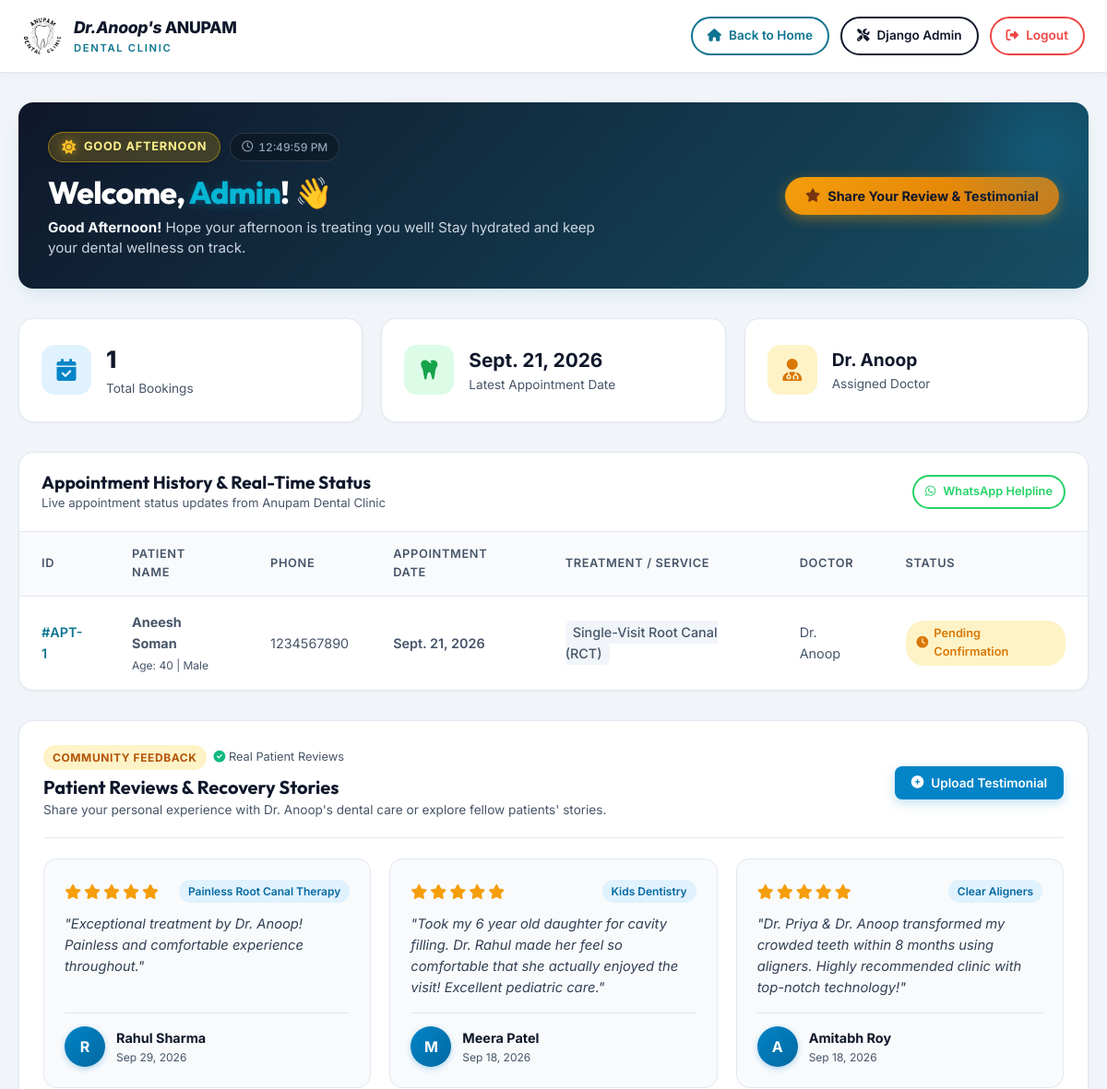
Before: /dashboardpatient/ (signed in, upper part) with the older database file.
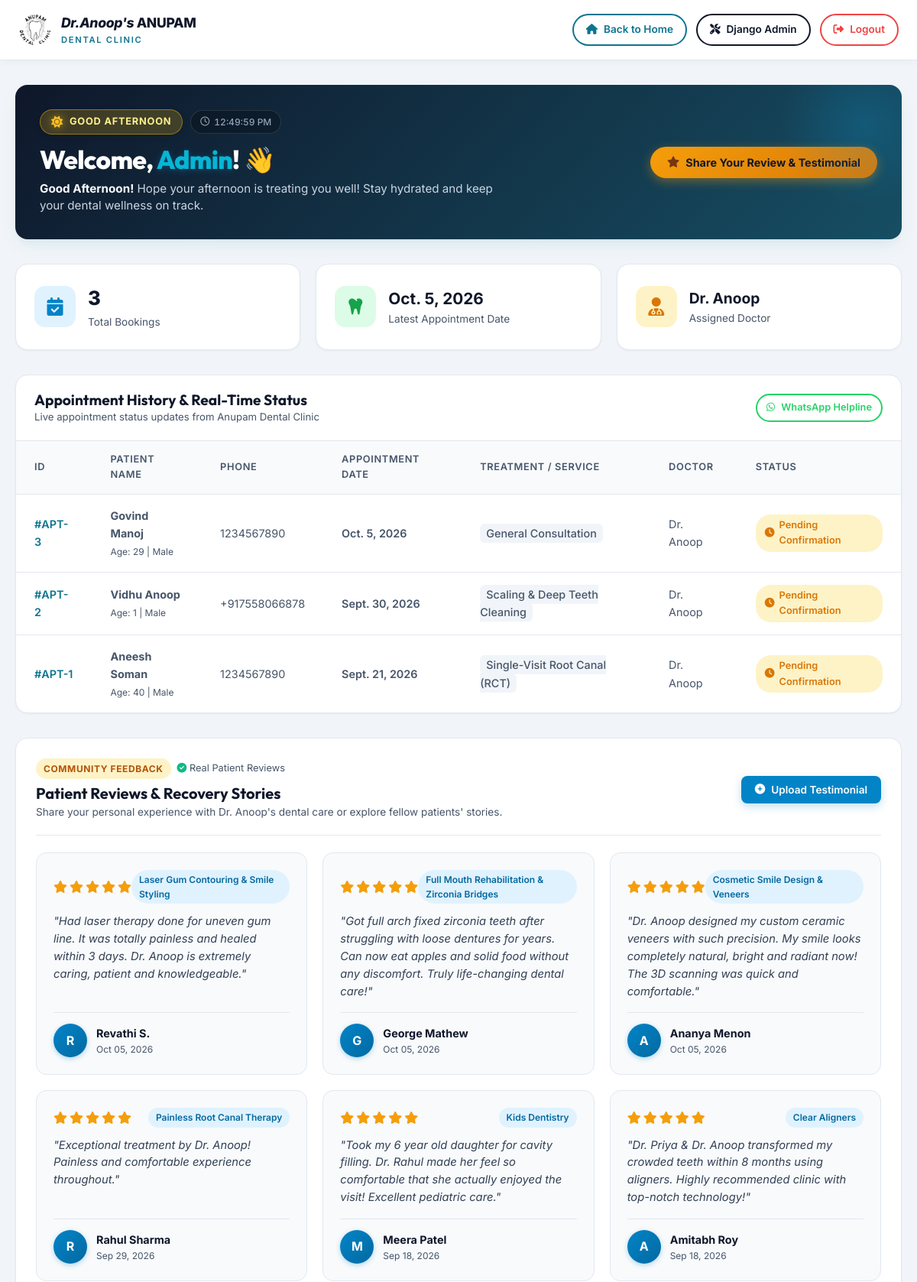
After: the same page with the newer database file.
### Dental/models.py (models this page shows, shortened)
class Appointment(models.Model):
    STATUS_CHOICES = [
        ('pending', 'Pending Confirmation'),
        ('confirmed', 'Confirmed'),
        ('completed', 'Completed'),
        ('cancelled', 'Cancelled'),
    ]
    first_name = models.CharField(max_length=100, blank=True, null=True)
    last_name = models.CharField(max_length=100, blank=True, null=True)
    patient_name = models.CharField(max_length=150, blank=True, null=True)
    age = models.IntegerField(blank=True, null=True, help_text="Patient Age")
    gender = models.CharField(max_length=20, blank=True, null=True, choices=[('Male', 'Male'), ('Female', 'Female'), ('Other', 'Other')])
    phone = models.CharField(max_length=20)
    phone2 = models.CharField(max_length=20, blank=True, null=True, help_text="Alternate Phone Number")
    email = models.EmailField(blank=True, null=True)
    address = models.TextField(blank=True, null=True)
    city = models.CharField(max_length=100, blank=True, null=True)
    state = models.CharField(max_length=100, blank=True, null=True)
    pincode = models.CharField(max_length=20, blank=True, null=True)
    service_name = models.CharField(max_length=200, blank=True, null=True, default="General Consultation")
    doctor_name = models.CharField(max_length=150, default="Dr. Anoop")
    preferred_date = models.DateField()
    preferred_time = models.CharField(max_length=50, blank=True, null=True, default="Morning (09:30 AM - 12:00 PM)")
    notes = models.TextField(blank=True, null=True, help_text="Comments / Notes")
    chart_data = models.TextField(blank=True, null=True, default="{}", help_text="JSON teeth chart data")
    status = models.CharField(max_length=20, choices=STATUS_CHOICES, default='pending')
    created_at = models.DateTimeField(auto_now_add=True)

class Testimonial(models.Model):
    patient_name = models.CharField(max_length=150)
    rating = models.IntegerField(default=5)
    review_text = models.TextField()
    treatment = models.CharField(max_length=150, default="General Dentistry")
    photo = models.ImageField(upload_to='testimonials/', blank=True, null=True, help_text="Patient photo or smile image")
    created_at = models.DateField(auto_now_add=True)

### Dental/views.py (the view)
# urls.py: path('dashboardpatient/', views.dashboard_patient_view, name='dashboard_patient'),
def dashboard_patient_view(request):
    if not request.user.is_authenticated and 'patient_phone' not in request.session:
        return redirect('login')
    if request.user.is_authenticated:
        appointments = Appointment.objects.filter(
            Q(email__iexact=request.user.email) | Q(phone__icontains=request.user.username) | Q(patient_name__icontains=request.user.first_name)
        ).order_by('-created_at')
        display_name = request.user.first_name or request.user.username
    elif 'patient_phone' in request.session:
        appointments = Appointment.objects.filter(phone__icontains=request.session['patient_phone']).order_by('-created_at')
        display_name = request.session.get('patient_name') or "Patient"
    else:
        appointments = Appointment.objects.none()
        display_name = "Patient"
    latest_appointment = appointments.first() if appointments.exists() else None
    now = datetime.datetime.now()
    current_hour = now.hour
    if 5 <= current_hour < 12:
        greeting = "Good Morning"
        greeting_period = "morning"
        greeting_icon = "fas fa-sun"
        greeting_subtext = "Start your day with a confident, healthy smile! Check your upcoming visits and records below."
    elif 12 <= current_hour < 17:
        greeting = "Good Afternoon"
        greeting_period = "afternoon"
        greeting_icon = "fas fa-sun"
        greeting_subtext = "Hope your day is treating you well! Stay hydrated and keep your dental hygiene on track."
    elif 17 <= current_hour < 21:
        greeting = "Good Evening"
        greeting_period = "evening"
        greeting_icon = "fas fa-cloud-moon"
        greeting_subtext = "Winding down your day? Easily manage your family's oral wellness and consultation history."
    else:
        greeting = "Good Night"
        greeting_period = "night"
        greeting_icon = "fas fa-moon"
        greeting_subtext = "Wishing you a peaceful night! Don't forget your nightly 2-minute brushing routine."
    testimonials = Testimonial.objects.all().order_by('-id')
    services = Service.objects.all().order_by('title')
    context = {
        'appointments': appointments,
        'latest_appointment': latest_appointment,
        'testimonials': testimonials,
        'services': services,
        'user': request.user,
        'patient_name': display_name,
        'today': datetime.date.today().strftime('%Y-%m-%d'),
        'greeting': greeting,
        'greeting_period': greeting_period,
        'greeting_icon': greeting_icon,
        'greeting_subtext': greeting_subtext,
    }
    return render(request, 'Dental/dashboardpatient.html', context)

### Dental/templates/Dental/dashboardpatient.html (shortened to what this page needs)
{% load static %}
<!DOCTYPE html>
<html lang="en">
<head>
  <link rel="stylesheet" href="https://cdnjs.cloudflare.com/ajax/libs/font-awesome/6.4.0/css/all.min.css">
  <link rel="stylesheet" href="{% static 'Dental/css/style.css' %}?v={% now 'U' %}">
</head>
<body class="dashboard-body">
  <header class="dash-header">
    <div class="dash-nav">
      <a href="{% url 'home' %}" class="brand-logo" style="text-decoration: none;">
        <div class="logo-icon-wrap" style="width: 44px; height: 44px;">
          <img src="{% static 'Dental/images/logo.png' %}" alt="Anupam Dental Clinic Logo" class="brand-logo-img">
        </div>
        <div class="brand-text-wrap">
          <span class="brand-title" style="font-size: 1.1rem;"><i>Dr.Anoop's</i> ANUPAM</span>
          <span class="brand-subtitle" style="font-size: 0.7rem;">DENTAL CLINIC</span>
        </div>
      </a>
      <div style="display: flex; align-items: center; gap: 12px; flex-wrap: wrap;">
        <a href="{% url 'home' %}" class="btn-outline" style="padding: 8px 16px; font-size: 0.85rem; border-color: var(--primary); color: var(--primary);">
          <i class="fas fa-home"></i> Back to Home
        </a>
        {% if user.is_staff %}
          <a href="/admin/" target="_blank" class="btn-outline" style="padding: 8px 16px; font-size: 0.85rem; border-color: var(--dark-navy); color: var(--dark-navy);">
            <i class="fas fa-tools"></i> Django Admin
          </a>
        {% endif %}
        <a href="{% url 'logout' %}" class="btn-outline" style="padding: 8px 16px; font-size: 0.85rem; border-color: #ef4444; color: #ef4444;">
          <i class="fas fa-sign-out-alt"></i> Logout
        </a>
      </div>
    </div>
  </header>
  <main class="dash-container">
    <div class="welcome-banner">
      <div>
        <div class="greeting-badges-row">
          <span id="patientGreetingBadge" class="time-greeting-badge period-{{ greeting_period|default:'morning' }}">
            <i id="greetingBadgeIcon" class="{{ greeting_icon|default:'fas fa-sun' }}"></i>
            <span id="greetingBadgeText">{{ greeting|default:'Good Morning'|upper }}</span>
          </span>
          <span class="live-clock-badge">
            <i class="far fa-clock"></i> <span id="patientLiveClock">--:--</span>
          </span>
        </div>
        <h2 id="patientGreetingHeading" class="greeting-heading">
          Welcome, <span class="patient-highlight-name">{% if user.is_authenticated %}{{ user.first_name|default:user.username }}{% else %}{{ patient_name|default:"Patient" }}{% endif %}</span>! 👋
        </h2>
        <p id="greetingSubtext" class="greeting-subtext">
          <span id="greetingTimeText" style="font-weight: 700; color: #f8fafc;">{{ greeting }}!</span>
          <span id="greetingTipText">{{ greeting_subtext|default:'Start your day with a confident, healthy smile! Check your upcoming visits and records below.' }}</span>
        </p>
      </div>
      <div>
        <button type="button" onclick="openTestimonialModal()" class="btn-primary" style="background: linear-gradient(135deg, #f59e0b 0%, #d97706 100%); color: #0f172a; font-weight: 700; border: none; padding: 12px 22px; border-radius: 9999px; box-shadow: 0 4px 14px rgba(245,158,11,0.4); cursor: pointer; display: inline-flex; align-items: center; gap: 8px; font-size: 0.9rem; transition: transform 0.2s ease;">
          <i class="fas fa-star" style="color: #78350f;"></i> Share Your Review & Testimonial
        </button>
      </div>
    </div>
    <div class="stats-grid">
      <div class="stat-card">
        <div class="stat-icon" style="background: #e0f2fe; color: #0284c7;">
          <i class="fas fa-calendar-check"></i>
        </div>
        <div>
          <div style="font-size: 1.6rem; font-weight: 800; color: var(--dark-navy);">{{ appointments.count|default:0 }}</div>
          <div style="font-size: 0.85rem; color: var(--slate-body);">Total Bookings</div>
        </div>
      </div>
      <div class="stat-card">
        <div class="stat-icon" style="background: #dcfce7; color: #16a34a;">
          <i class="fas fa-tooth"></i>
        </div>
        <div>
          <div style="font-size: 1.3rem; font-weight: 700; color: var(--dark-navy);">
            {% if latest_appointment %}{{ latest_appointment.preferred_date }}{% else %}No Upcoming{% endif %}
          </div>
          <div style="font-size: 0.85rem; color: var(--slate-body);">Latest Appointment Date</div>
        </div>
      </div>
      <div class="stat-card">
        <div class="stat-icon" style="background: #fef3c7; color: #d97706;">
          <i class="fas fa-user-md"></i>
        </div>
        <div>
          <div style="font-size: 1.2rem; font-weight: 700; color: var(--dark-navy);">
            {% if latest_appointment %}{{ latest_appointment.doctor_name }}{% else %}Dr. Anoop{% endif %}
          </div>
          <div style="font-size: 0.85rem; color: var(--slate-body);">Assigned Doctor</div>
        </div>
      </div>
    </div>
    <div class="table-container">
      <div class="table-header">
        <div>
          <h3 style="font-size: 1.2rem; color: var(--dark-navy);">Appointment History & Real-Time Status</h3>
          <p style="font-size: 0.825rem; color: var(--slate-body);">Live appointment status updates from Anupam Dental Clinic</p>
        </div>
        <a href="https://wa.me/919446046868?text=Hello%20Dr.%20Anoop,%20I%20have%20a%20question%20regarding%20my%20appointment." target="_blank" class="btn-outline" style="font-size: 0.8rem; padding: 6px 12px; border-color: #25D366; color: #25D366;">
          <i class="fab fa-whatsapp"></i> WhatsApp Helpline
        </a>
      </div>
      {% if appointments %}
        <table class="custom-table">
          <thead>
            <tr>
              <th>ID</th>
              <th>Patient Name</th>
              <th>Phone</th>
              <th>Appointment Date</th>
              <th>Treatment / Service</th>
              <th>Doctor</th>
              <th>Status</th>
            </tr>
          </thead>
          <tbody>
            {% for a in appointments %}
              <tr>
                <td style="font-weight: 600; color: var(--primary);">#APT-{{ a.id }}</td>
                <td>
                  <strong>{% if a.first_name %}{{ a.first_name }} {{ a.last_name }}{% else %}{{ a.patient_name }}{% endif %}</strong>
                  {% if a.age %}<br><span style="font-size: 0.75rem; color: var(--slate-body);">Age: {{ a.age }} | {{ a.gender }}</span>{% endif %}
                </td>
                <td>{{ a.phone }}</td>
                <td style="font-weight: 600;">{{ a.preferred_date }}</td>
                <td><span style="background: #f1f5f9; padding: 4px 8px; border-radius: 6px; font-weight: 500;">{{ a.service_name }}</span></td>
                <td>{{ a.doctor_name }}</td>
                <td>
                  {% if a.status == 'confirmed' %}
                    <span class="status-badge badge-confirmed"><i class="fas fa-check-circle"></i> Confirmed</span>
                  {% elif a.status == 'completed' %}
                    <span class="status-badge badge-completed"><i class="fas fa-check-double"></i> Completed</span>
                  {% elif a.status == 'cancelled' %}
                    <span class="status-badge badge-cancelled"><i class="fas fa-times-circle"></i> Cancelled</span>
                  {% else %}
                    <span class="status-badge badge-pending"><i class="fas fa-clock"></i> Pending Confirmation</span>
                  {% endif %}
                </td>
              </tr>
            {% endfor %}
          </tbody>
        </table>
      {% endif %}
    </div>
    <div class="testimonial-dash-section">
      <div class="testimonial-dash-header">
        <div>
          <div style="display: flex; align-items: center; gap: 8px;">
            <span style="background: #fef3c7; color: #b45309; padding: 4px 10px; border-radius: 9999px; font-size: 0.75rem; font-weight: 700; text-transform: uppercase; letter-spacing: 0.05em;">Community Feedback</span>
            <span style="font-size: 0.8rem; color: var(--slate-body);"><i class="fas fa-check-circle" style="color: #10b981;"></i> Real Patient Reviews</span>
          </div>
          <h3 style="font-size: 1.25rem; color: var(--dark-navy); margin-top: 6px;">Patient Reviews & Recovery Stories</h3>
          <p style="font-size: 0.85rem; color: var(--slate-body); margin-top: 2px;">Share your personal experience with Dr. Anoop's dental care or explore fellow patients' stories.</p>
        </div>
        <button type="button" onclick="openTestimonialModal()" class="btn-primary" style="background: #0284c7; color: white; font-weight: 600; padding: 10px 18px; border-radius: 8px; border: none; cursor: pointer; font-size: 0.85rem; display: inline-flex; align-items: center; gap: 8px; box-shadow: 0 4px 12px rgba(2,132,199,0.25);">
          <i class="fas fa-plus-circle"></i> Upload Testimonial
        </button>
      </div>
      {% if testimonials %}
        <div class="testimonial-grid-dash">
          {% for t in testimonials %}
          <div class="testimonial-card-dash">
            <div>
              <div style="display: flex; align-items: center; justify-content: space-between; margin-bottom: 8px;">
                <div class="dash-stars">
                  {% for i in "12345" %}
                    {% if forloop.counter <= t.rating|default:5 %}
                      <i class="fas fa-star"></i>
                    {% else %}
                      <i class="far fa-star" style="color: #cbd5e1;"></i>
                    {% endif %}
                  {% endfor %}
                </div>
                <span class="dash-treatment-badge">{{ t.treatment }}</span>
              </div>
              <p class="dash-review-text">"{{ t.review_text }}"</p>
            </div>
            <div class="dash-author-row">
              {% if t.photo %}
                <img src="{{ t.photo.url }}" alt="{{ t.patient_name }}" class="dash-author-avatar">
              {% else %}
                <div class="dash-author-placeholder">
                  {{ t.patient_name|slice:":1"|upper }}
                </div>
              {% endif %}
              <div style="flex: 1; min-width: 0;">
                <div style="font-weight: 700; color: var(--dark-navy); font-size: 0.9rem; white-space: nowrap; overflow: hidden; text-overflow: ellipsis;">{{ t.patient_name }}</div>
                <div style="font-size: 0.75rem; color: var(--slate-body);">{{ t.created_at|date:'M d, Y'|default:'Verified Patient' }}</div>
              </div>
            </div>
          </div>
          {% endfor %}
        </div>
      {% endif %}
    </div>
  </main>
</body>
</html>

Changed rows visible on the page:
added Appointment: preferred_date "Oct. 5, 2026", doctor_name "Dr. Anoop", id "3", first_name "Govind", last_name "Manoj", age "29", gender "Male", phone "1234567890", service_name "General Consultation", status "pending" (drawn)
added Appointment: id "2", first_name "Vidhu", last_name "Anoop", age "1", gender "Male", phone "+917558066878", preferred_date "Sept. 30, 2026", service_name "Scaling & Deep Teeth Cleaning", doctor_name "Dr. Anoop", status "pending" (drawn)
added Testimonial: rating 5 (drawn), treatment "Laser Gum Contouring & Smile Styling", review_text "Had laser therapy done for uneven gum line. It was totally painless and healed within 3 days. Dr. Anoop is extremely caring, patient and knowledgeable.", patient_name "R", patient_name "Revathi S.", created_at "Oct 05, 2026"
added Testimonial: rating 5 (drawn), treatment "Full Mouth Rehabilitation & Zirconia Bridges", review_text "Got full arch fixed zirconia teeth after struggling with loose dentures for years. Can now eat apples and solid food without any discomfort. Truly life-changing dental care!", patient_name "G", patient_name "George Mathew", created_at "Oct 05, 2026"
added Testimonial: rating 5 (drawn), treatment "Cosmetic Smile Design & Veneers", review_text "Dr. Anoop designed my custom ceramic veneers with such precision. My smile looks completely natural, bright and radiant now! The 3D scanning was quick and comfortable.", patient_name "A", patient_name "Ananya Menon", created_at "Oct 05, 2026"
Other visible differences:
{{ appointments.count|default:0 }}: "1" → "3"
{{ latest_appointment.preferred_date }}: "Sept. 21, 2026" → "Oct. 5, 2026"
